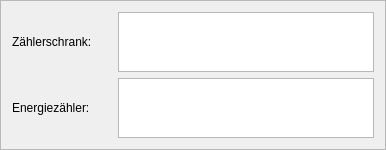
                          <widget class="QFrame" name="frame_29">
                           <property name="sizePolicy">
                            <sizepolicy hsizetype="MinimumExpanding" vsizetype="MinimumExpanding">
                             <horstretch>0</horstretch>
                             <verstretch>0</verstretch>
                            </sizepolicy>
                           </property>
                           <property name="frameShape">
                            <enum>QFrame::StyledPanel</enum>
                           </property>
                           <property name="frameShadow">
                            <enum>QFrame::Raised</enum>
                           </property>
                           <layout class="QGridLayout" name="gridLayout_17">
                            <item row="0" column="1">
                             <widget class="QPlainTextEdit" name="meter_cabinet_text">
                              <property name="sizePolicy">
                               <sizepolicy hsizetype="MinimumExpanding" vsizetype="MinimumExpanding">
                                <horstretch>0</horstretch>
                                <verstretch>0</verstretch>
                               </sizepolicy>
                              </property>
                              <property name="minimumSize">
                               <size>
                                <width>0</width>
                                <height>30</height>
                               </size>
                              </property>
                              <property name="maximumSize">
                               <size>
                                <width>16777215</width>
                                <height>60</height>
                               </size>
                              </property>
                             </widget>
                            </item>
                            <item row="1" column="0">
                             <widget class="QLabel" name="meter_box_type_label">
                              <property name="sizePolicy">
                               <sizepolicy hsizetype="MinimumExpanding" vsizetype="MinimumExpanding">
                                <horstretch>0</horstretch>
                                <verstretch>0</verstretch>
                               </sizepolicy>
                              </property>
                              <property name="minimumSize">
                               <size>
                                <width>100</width>
                                <height>30</height>
                               </size>
                              </property>
                              <property name="maximumSize">
                               <size>
                                <width>200</width>
                                <height>60</height>
                               </size>
                              </property>
                              <property name="text">
                               <string>Energiezähler:</string>
                              </property>
                             </widget>
                            </item>
                            <item row="1" column="1">
                             <widget class="QPlainTextEdit" name="meter_box_type_text">
                              <property name="sizePolicy">
                               <sizepolicy hsizetype="MinimumExpanding" vsizetype="MinimumExpanding">
                                <horstretch>0</horstretch>
                                <verstretch>0</verstretch>
                               </sizepolicy>
                              </property>
                              <property name="minimumSize">
                               <size>
                                <width>0</width>
                                <height>30</height>
                               </size>
                              </property>
                              <property name="maximumSize">
                               <size>
                                <width>16777215</width>
                                <height>60</height>
                               </size>
                              </property>
                             </widget>
                            </item>
                            <item row="0" column="0">
                             <widget class="QLabel" name="meter_cabinet_label">
                              <property name="sizePolicy">
                               <sizepolicy hsizetype="MinimumExpanding" vsizetype="MinimumExpanding">
                                <horstretch>0</horstretch>
                                <verstretch>0</verstretch>
                               </sizepolicy>
                              </property>
                              <property name="minimumSize">
                               <size>
                                <width>100</width>
                                <height>30</height>
                               </size>
                              </property>
                              <property name="maximumSize">
                               <size>
                                <width>200</width>
                                <height>60</height>
                               </size>
                              </property>
                              <property name="text">
                               <string>Zählerschrank:</string>
                              </property>
                             </widget>
                            </item>
                           </layout>
                          </widget>
